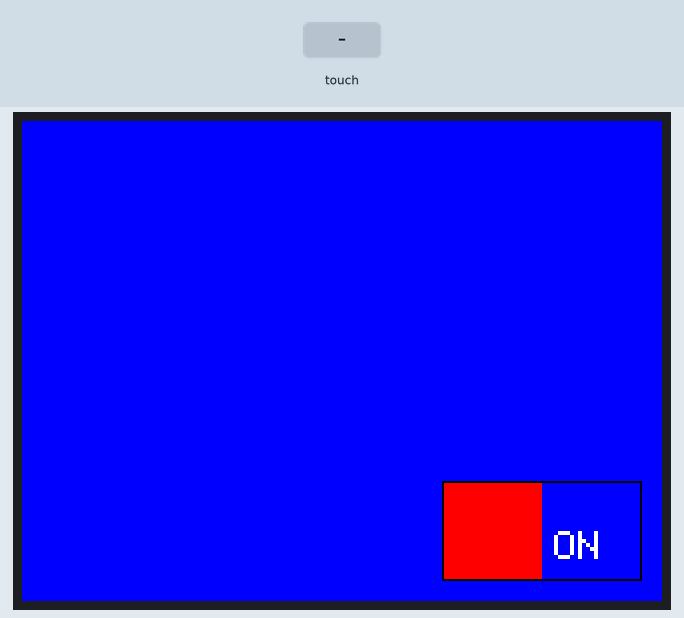
This sketch was run on a simulated Arduino Uno, built with avr-gcc and run on an emulated ATmega328P. Parts: 320×240 colour display. The test bench sets the inputs (shaded band). What the sketch prints to the serial monitor is not drawn.

Above: at 1.4 s.
1.5 s: touch panel pressed at 13 % / 90 % of its raw x / y range
At 2.7 s:
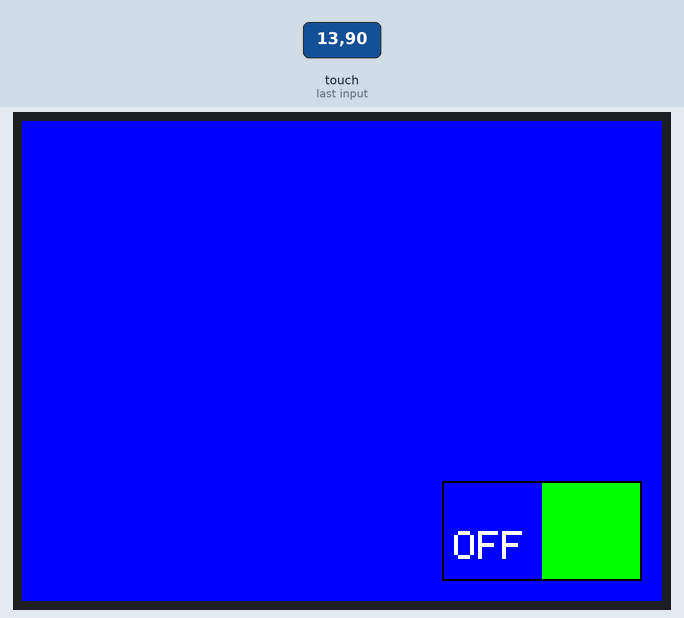
3.0 s: touch panel pressed at 13 % / 70 % of its raw x / y range
At 4.0 s:
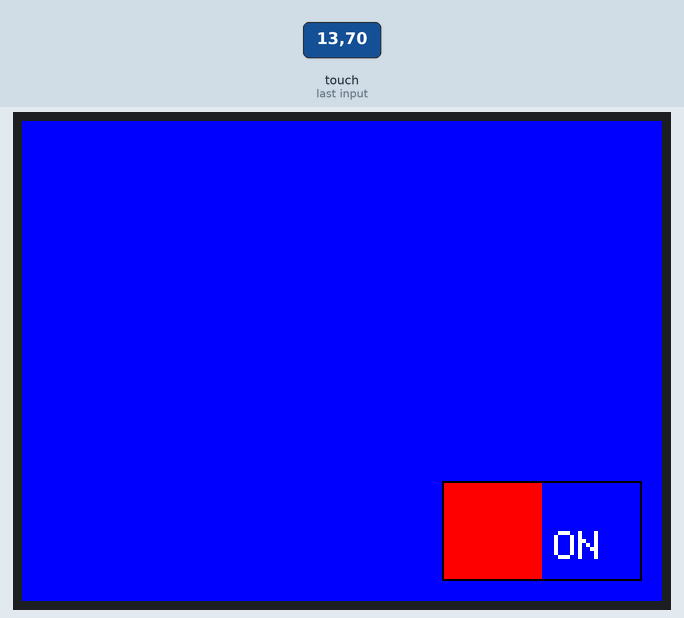
Timing chart, 0 to 6.0 s (numbered marks = the images above; inputs shaded):
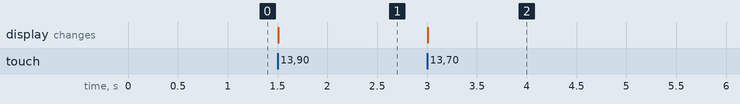

Measured:
- after the input at 1.5 s, the display: changes at once (image 1)
- after the input at 3.0 s, the display: changes at once (image 2)

The sketch:

onoffbutton_breakout.ino
```cpp
//This example implements a simple sliding On/Off button. The example
// demonstrates drawing and touch operations.
//
//Thanks to Adafruit forums member Asteroid for the original sketch!
//
#include <Adafruit_GFX_AS.h>
#include <SPI.h>
#include <Adafruit_ILI9341_STM.h>
#include <TouchScreen.h>

//Touchscreen X+ X- Y+ Y- pins
#define YP A3  // must be an analog pin, use "An" notation!
#define XM A2  // must be an analog pin, use "An" notation!
#define YM 5   // can be a digital pin
#define XP 4   // can be a digital pin

// This is calibration data for the raw touch data to the screen coordinates
#define TS_MINX 150
#define TS_MINY 120
#define TS_MAXX 920
#define TS_MAXY 940

#define MINPRESSURE 10
#define MAXPRESSURE 1000

// For better pressure precision, we need to know the resistance
// between X+ and X- Use any multimeter to read it
// For the one we're using, its 300 ohms across the X plate
TouchScreen ts = TouchScreen(XP, YP, XM, YM, 300);


#define TFT_CS 10
#define TFT_DC 9
Adafruit_ILI9341_STM tft = Adafruit_ILI9341_STM(TFT_CS, TFT_DC);

boolean RecordOn = false;

#define FRAME_X 210
#define FRAME_Y 180
#define FRAME_W 100
#define FRAME_H 50

#define REDBUTTON_X FRAME_X
#define REDBUTTON_Y FRAME_Y
#define REDBUTTON_W (FRAME_W/2)
#define REDBUTTON_H FRAME_H

#define GREENBUTTON_X (REDBUTTON_X + REDBUTTON_W)
#define GREENBUTTON_Y FRAME_Y
#define GREENBUTTON_W (FRAME_W/2)
#define GREENBUTTON_H FRAME_H

void drawFrame()
{
  tft.drawRect(FRAME_X, FRAME_Y, FRAME_W, FRAME_H, ILI9341_BLACK);
}

void redBtn()
{
  tft.fillRect(REDBUTTON_X, REDBUTTON_Y, REDBUTTON_W, REDBUTTON_H, ILI9341_RED);
  tft.fillRect(GREENBUTTON_X, GREENBUTTON_Y, GREENBUTTON_W, GREENBUTTON_H, ILI9341_BLUE);
  drawFrame();
  tft.setCursor(GREENBUTTON_X + 6 , GREENBUTTON_Y + (GREENBUTTON_H/2));
  tft.setTextColor(ILI9341_WHITE);
  tft.setTextSize(2);
  tft.println("ON");
  RecordOn = false;
}

void greenBtn()
{
  tft.fillRect(GREENBUTTON_X, GREENBUTTON_Y, GREENBUTTON_W, GREENBUTTON_H, ILI9341_GREEN);
  tft.fillRect(REDBUTTON_X, REDBUTTON_Y, REDBUTTON_W, REDBUTTON_H, ILI9341_BLUE);
  drawFrame();
  tft.setCursor(REDBUTTON_X + 6 , REDBUTTON_Y + (REDBUTTON_H/2));
  tft.setTextColor(ILI9341_WHITE);
  tft.setTextSize(2);
  tft.println("OFF");
  RecordOn = true;
}

void setup(void)
{
  Serial.begin(9600);
  tft.begin();

  tft.fillScreen(ILI9341_BLUE);
  // origin = left,top landscape (USB left upper)
  tft.setRotation(1);
  redBtn();
}

void loop()
{
   // Retrieve a point
  TSPoint p = ts.getPoint();

  // See if there's any  touch data for us
  if (p.z > MINPRESSURE && p.z < MAXPRESSURE)
  {
    // Scale using the calibration #'s
    // and rotate coordinate system
    p.x = map(p.x, TS_MINY, TS_MAXY, 0, tft.height());
    p.y = map(p.y, TS_MINX, TS_MAXX, 0, tft.width());
    int y = tft.height() - p.x;
    int x = p.y;

    if (RecordOn)
    {
      if((x > REDBUTTON_X) && (x < (REDBUTTON_X + REDBUTTON_W))) {
        if ((y > REDBUTTON_Y) && (y <= (REDBUTTON_Y + REDBUTTON_H))) {
          Serial.println("Red btn hit");
          redBtn();
        }
      }
    }
    else //Record is off (RecordOn == false)
    {
      if((x > GREENBUTTON_X) && (x < (GREENBUTTON_X + GREENBUTTON_W))) {
        if ((y > GREENBUTTON_Y) && (y <= (GREENBUTTON_Y + GREENBUTTON_H))) {
          Serial.println("Green btn hit");
          greenBtn();
        }
      }
    }

    Serial.println(RecordOn);
  }
}
```
